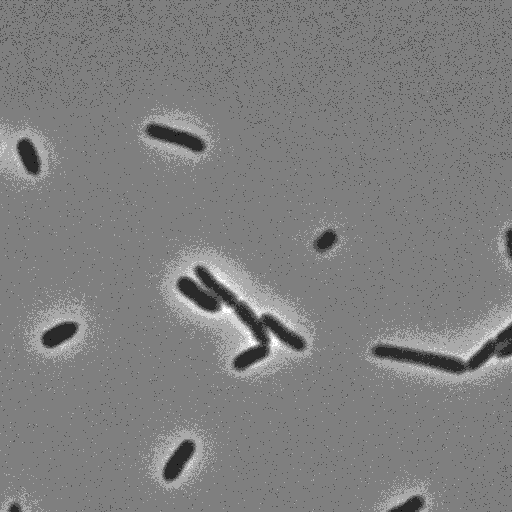
#> input picture test_images/exported/img_000000000_02-BF_000_xy3.tif, 512 x 512 px, found by its file name
$ python python_bm3d_script_bash.py ../test_images/exported/img_000000000_02-BF_000_xy3.tif ../test_images/exported/img_000000001_02-BF_000_xy3.tif ../test_images/exported ../test_images/exported/img_000000001_02-BF_000_xy3.tif
#> lines starting #> are read from the running program, lines starting #| are printed output that depends on the picture
from skimage import io, img_as_float
import bm3d
import cv2
import os # to move between directories
import sys # to recover variables from the system environment

# Get variables from system env
origName = sys.argv[1]
denoisedName = sys.argv[2]
directoryPath = sys.argv[3]

sigmaValue = sys.argv[4]

# Change the current directory to the specified directory
os.chdir(directoryPath)
#print("I'm in directory ",directoryPath)

# Read the image, as float
noisy_img = img_as_float(io.imread(origName, as_gray=True))
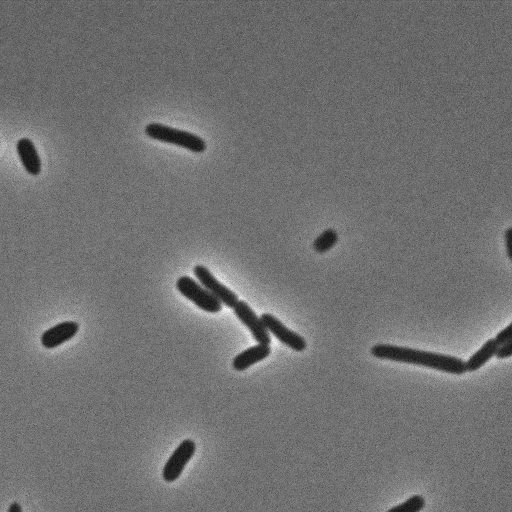
#> noisy_img: shape (512, 512) float64; min 0.00664, max 0.031, mean 0.0175; drawn with min black and max white
#print("I read the image ", origName)

# Denoise image
#> (the run stopped early here; a loop or call above may not have finished)
